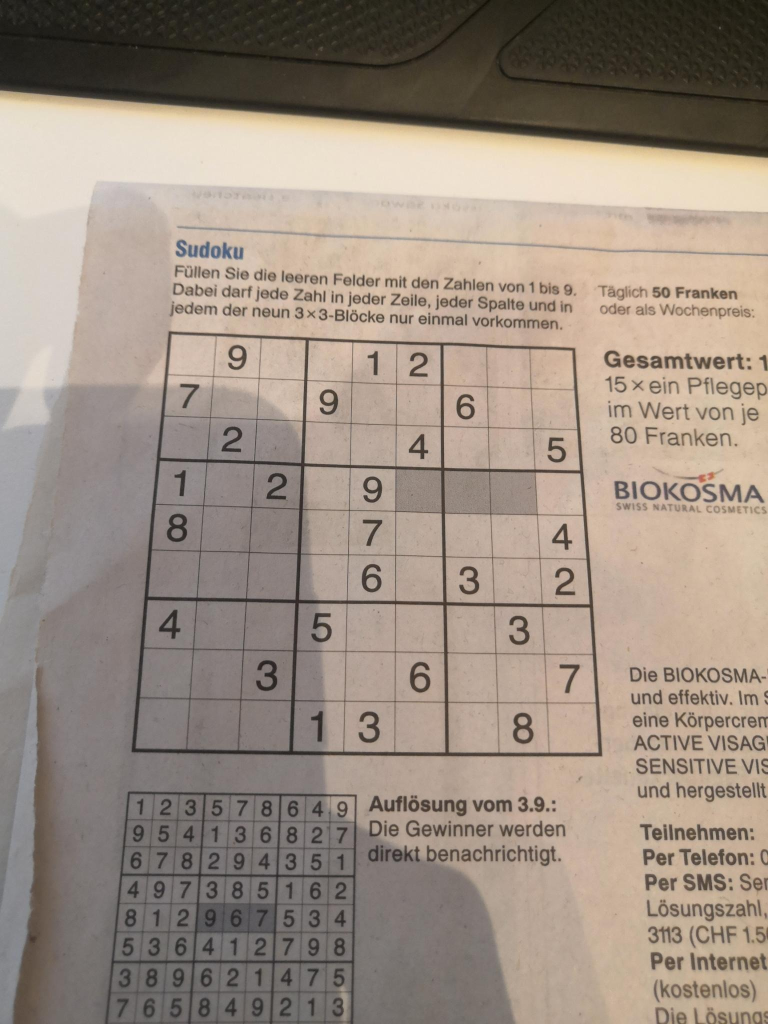
#> input picture images/image.jpg, 1536 x 2048 px (shown at 1/2 size)
$ python -i utils.py   (imports and definitions only)
#> lines starting #> are read from the running program, lines starting #| are printed output that depends on the picture; after the words box and inside, x2 and y2 are one past the last pixel; in counts of white or black regions, pixels touching at a corner belong together
import cv2
import numpy as np
import pytesseract

# for digit extraction
SUDOKU_GIRD_SIZE = 400


def find_sudoku_contour(img):
    # apply blur filtering and 01 thresholding
    blur = cv2.GaussianBlur(img, (5, 5), 0)
    thresh = cv2.adaptiveThreshold(blur, 255, 1, 1, 11, 2)

    # find contours and their areas
    contours, _ = cv2.findContours(thresh, cv2.RETR_TREE, cv2.CHAIN_APPROX_SIMPLE)
    contourAreas = [cv2.contourArea(c) for c in contours]
    contourMax = contours[np.argmax(contourAreas)]

    return contourMax


# [72 lines left out: functions crop_to_contour, extract_digits, sudoku_image, not called in this run]

>>> import cv2
>>> picture = cv2.imread('images/image.jpg', cv2.IMREAD_GRAYSCALE)
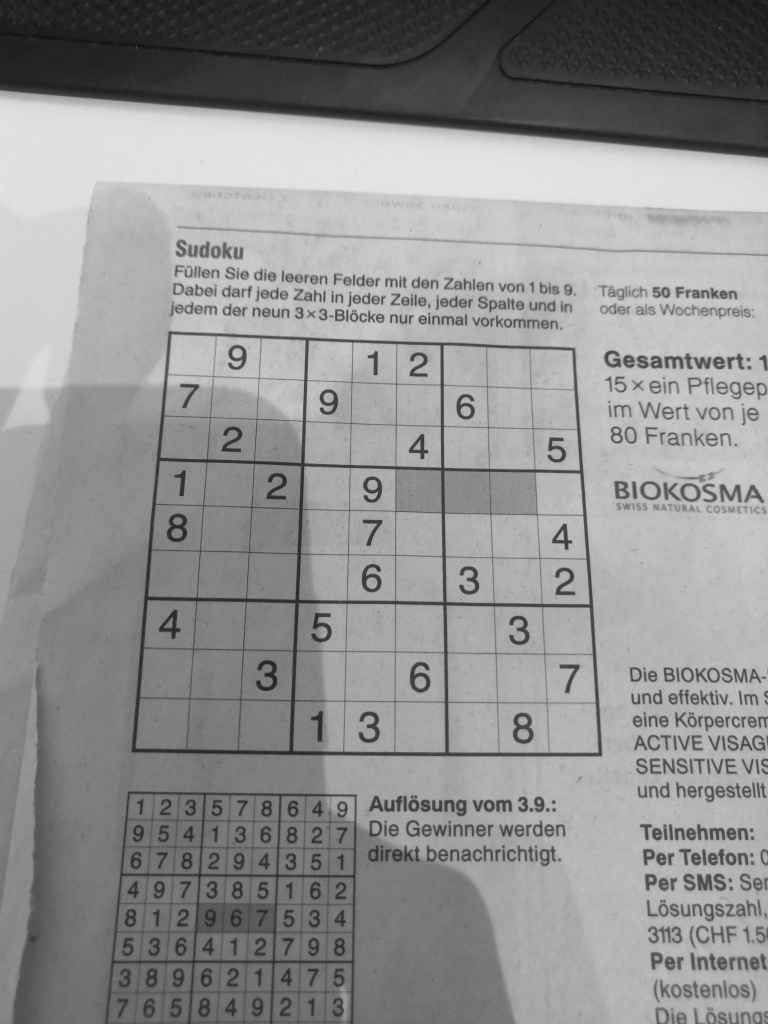
#> picture: shape (2048, 1536) (shown at 1/2 size); min 14, max 230, mean 144.3
>>> result = find_sudoku_contour(picture)
#> in find_sudoku_contour, `thresh = cv2.adaptiveThreshold(blur, 255, 1, 1, 11, 2)`:
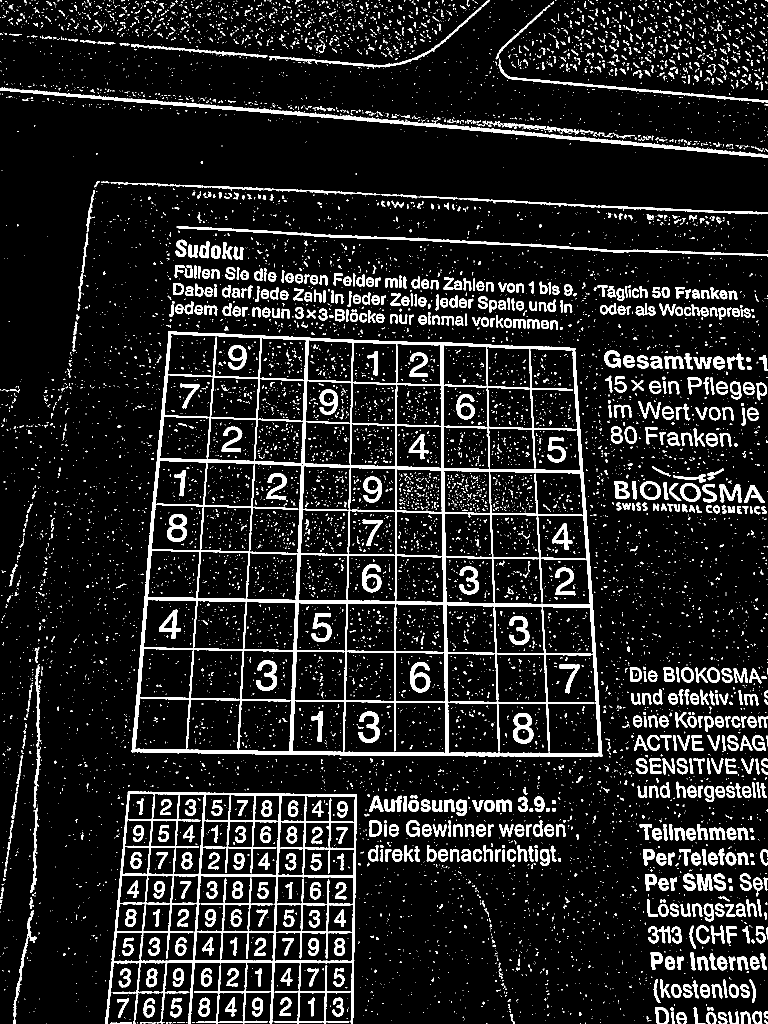
#> thresh: shape (2048, 1536) (shown at 1/2 size); 11.4% white; 11070 white regions (9771 under 20 px)
#> in find_sudoku_contour, `contours, _ = cv2.findContours(thresh, cv2.RETR_TREE, cv2.CHAIN_APPROX..`: contours = 11614 contours, 10408 with area under 20; largest, box (x1, y1, x2, y2) and area: (263, 662, 1205, 1513) 727874, (210, 1583, 714, 2048) 178960, (895, 1308, 1199, 1507) 38275, (887, 853, 1162, 942) 21714, (687, 1403, 892, 1507) 19952
#> in find_sudoku_contour, `contourAreas = [cv2.contourArea(c) for c in contours]`: contourAreas = 11614 values, max 727874.5 at index 4021, min 0 at index 0, mean 169.2
#> in find_sudoku_contour, `contourMax = contours[np.argmax(contourAreas)]`: contourMax = contour of 532 points, box (x1, y1, x2, y2) (263, 662, 1205, 1513), area 727874
#> result has the same summary as contourMax in find_sudoku_contour

$ run again, on images/sudoku.jpg
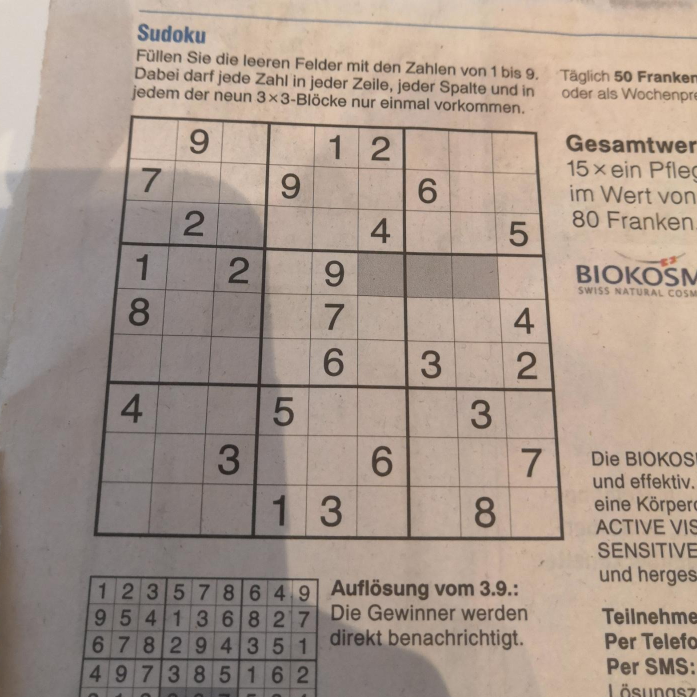
#> input picture images/sudoku.jpg, 1394 x 1394 px (shown at 1/2 size)
#> `picture = cv2.imread('images/image.jpg', cv2.IMREAD_GRAYSCALE)`:
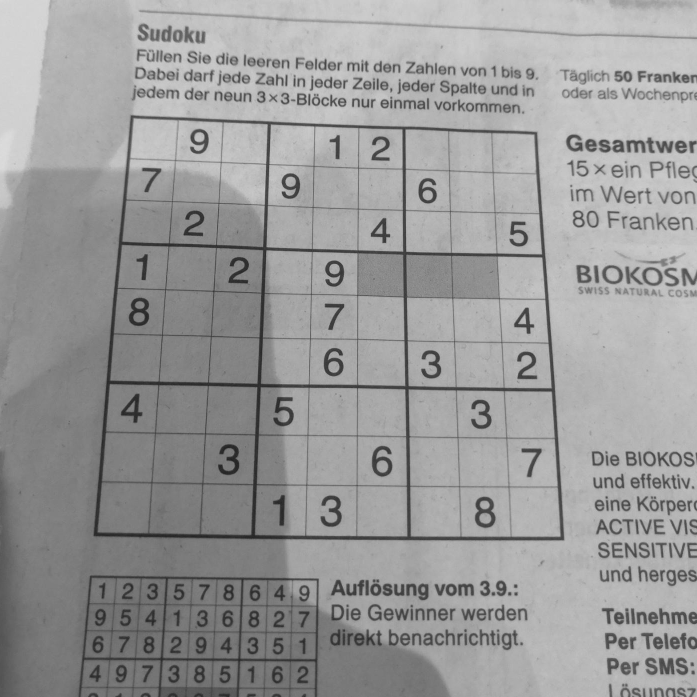
#> picture: shape (1394, 1394) (shown at 1/2 size); min 22, max 221, mean 154
#> in find_sudoku_contour, `thresh = cv2.adaptiveThreshold(blur, 255, 1, 1, 11, 2)`:
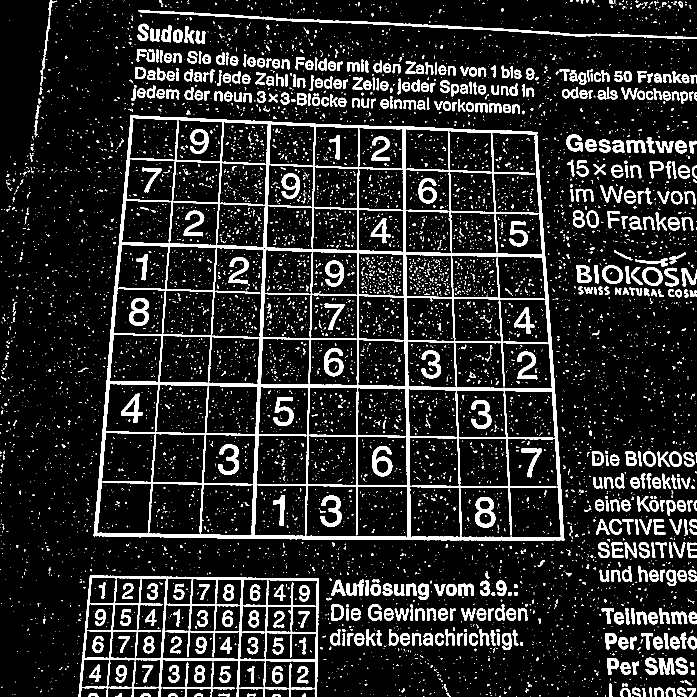
#> thresh: shape (1394, 1394) (shown at 1/2 size); 13.2% white; 7957 white regions (7185 under 20 px)
#> contours = 8308 contours, 7472 with area under 20; largest, box (x1, y1, x2, y2) and area: (187, 230, 1129, 1081) 727874, (157, 1151, 638, 1394) 95358, (919, 876, 1123, 1075) 28424, (811, 421, 1086, 510) 21713, (611, 971, 816, 1075) 19958
#> contourAreas = 8308 values, max 727873.5 at index 3111, min 0 at index 0, mean 209.2
#> contourMax = contour of 528 points, box (x1, y1, x2, y2) (187, 230, 1129, 1081), area 727874
#> result has the same summary as contourMax in find_sudoku_contour
